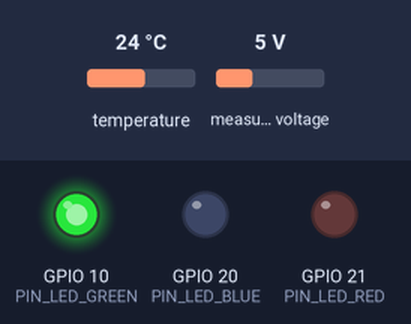
Simulated run of this program. Board: ESP32-C3. On the bench: output pins drawn as LEDs (lit = HIGH). Inputs (shaded band) come from the test bench; at power-on: temperature 24 °C, measured voltage 5 V. WiFi joins after 1.5 s; servers stay silent unless stated; a WiFi scan finds three made-up networks; the local clock reads 2024-03-15 10:24:30 at power-on unless the program sets it; no MQTT or app messages arrive unless stated; what the program prints to the serial monitor is not drawn.

Above: at 0.2 s.
At 0.7 s:
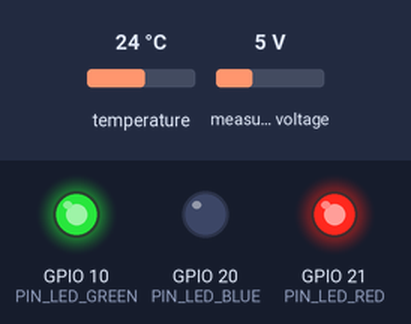
At 1.2 s:
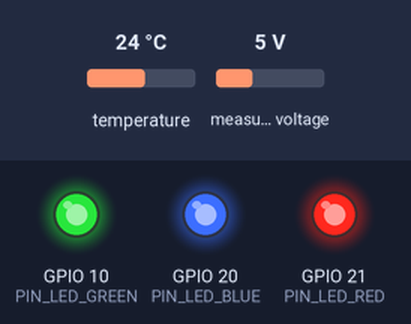
At 3.9 s:
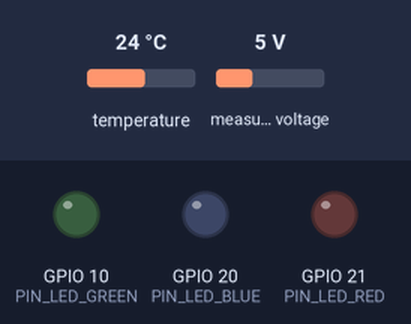
At 8.24 s:
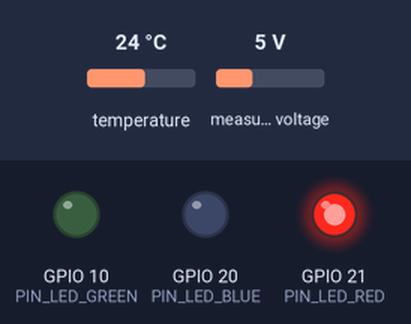
At 11.8 s:
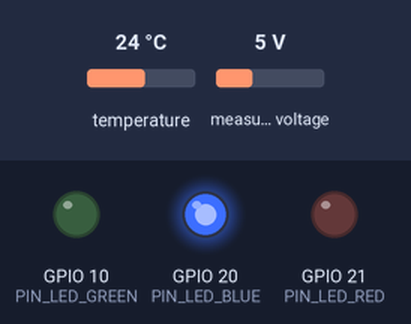
Timing chart, 0 to 38.1 s (numbered marks = the images above):
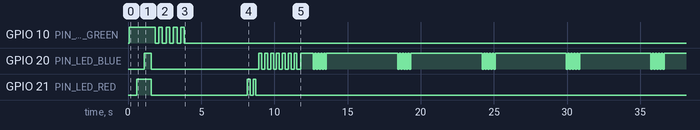

The program:

main.cpp
```cpp
#include <Arduino.h>
#include <ArduinoOTA.h>

#include "main.h"
#include <WiFi.h>
#include "config.h"
#include "led.h"
#include "mqtt_handler.h"
#include "temperature_sensor.h"
#include "battery_monitor.h"
#include "esp_sleep.h"


RTC_DATA_ATTR int bootCount = 0; // Retains count across deep sleep cycles

WiFiServer telnetServer(23);
WiFiClient telnetClient;

void connectToStrongestWiFi()
{
    String hostname = "ConnectedBrewery_" + String(DEVICE_ID);
    WiFi.setHostname(hostname.c_str());

    Serial.println("🔍 Scanning for WiFi networks...");
    led_blink("green", 5, 250, 250);
    int numNetworks = WiFi.scanNetworks();

    if (numNetworks == 0)
    {
        Serial.println("❌ No WiFi networks found!");
        led_off("green");
        led_on("red");
        led_blink("green", 3, 500, 500);
        return;
    }

    int bestNetworkIndex = -1;
    int bestRSSI = -100;  // Start with the lowest possible signal strength
    uint8_t bestBSSID[6]; // Store the BSSID of the strongest AP
    int bestChannel = 0;

    // Find the strongest network that matches our predefined SSID
    for (int i = 0; i < numNetworks; i++)
    {
        String detectedSSID = WiFi.SSID(i);
        int signalStrength = WiFi.RSSI(i);

        Serial.printf("📡 Found: %s (RSSI: %d dBm, Channel: %d)\n",
                      detectedSSID.c_str(), signalStrength, WiFi.channel(i));

        // Check if the detected network matches our predefined SSID
        if (detectedSSID == WIFI_SSID && signalStrength > bestRSSI)
        {
            bestRSSI = signalStrength;
            bestNetworkIndex = i;
            memcpy(bestBSSID, WiFi.BSSID(i), sizeof(bestBSSID));
            bestChannel = WiFi.channel(i);
        }
    }

    // Connect to the best available AP
    if (bestNetworkIndex != -1)
    {
        Serial.printf("✅ Connecting to strongest WiFi AP: %s (RSSI: %d dBm, Channel: %d)...\n",
                      WiFi.SSID(bestNetworkIndex).c_str(), bestRSSI, bestChannel);

        WiFi.begin(WIFI_SSID, WIFI_PASSWORD, bestChannel, bestBSSID, true);

        int attempt = 0;
        while (WiFi.status() != WL_CONNECTED && attempt < 15)
        { // Increase attempts to 15 for better stability
            delay(500);
            Serial.print(".");
            attempt++;
        }

        if (WiFi.status() == WL_CONNECTED)
        {
            Serial.println("\n✅ WiFi connected!");
            led_off("green");
            led_blink("green", 3, 100, 100);
            led_on("green");
            Serial.print("📡 IP Address: ");
            Serial.println(WiFi.localIP());

            Serial.print("🛰️ Connected BSSID: ");
            Serial.printf("%02X:%02X:%02X:%02X:%02X:%02X\n",
                          bestBSSID[0], bestBSSID[1], bestBSSID[2],
                          bestBSSID[3], bestBSSID[4], bestBSSID[5]);

            WiFi.setAutoReconnect(true); // Ensure it reconnects if disconnected
            WiFi.setSleep(false);        // Disable WiFi sleep for stable connection
        }
        else
        {
            Serial.println("\n❌ WiFi connection failed!");
            led_blink("red", 3, 100, 100);
            led_blink("red", 3, 250, 250);
            led_on("red");
        }
    }
    else
    {
        Serial.println("⚠️ No known strong network found. Using default WiFi credentials.");
        WiFi.begin(WIFI_SSID, WIFI_PASSWORD);
        led_blinking("red");
    }
}


void setup()
{

    Serial.begin(115200);
    delay(100);

    // Enabling Optional Features
#if ENABLE_LED
    pinMode(PIN_LED_RED, OUTPUT);
    pinMode(PIN_LED_GREEN, OUTPUT);
    pinMode(PIN_LED_BLUE, OUTPUT);
#endif

    led_on("green");
    delay(500);
    led_on("red");
    delay(500);
    led_on("blue");
    delay(500);
    leds_off();

#if ENABLE_BATTERY_MONITOR
    setupBatteryMonitor();
#endif

    // Connect to the strongest available WiFi
    connectToStrongestWiFi();

    // Enable OTA updates
    ArduinoOTA.setHostname(WiFi.getHostname());
    ArduinoOTA.begin();

    // Start Telnet server
    telnetServer.begin();
    telnetServer.setNoDelay(true);

    // Sync time using NTP
    setupTime();

    // Initialize MQTT
    mqttInit();

    // Initialize DS18B20 sensor
    setupTemperatureSensor();
}

RTC_DATA_ATTR bool in_dev_time = true;
unsigned long previousMillis = 0;

void loop()
{
    unsigned long currentMillis = millis();

    // Disable OTA/Telnet after INITIAL_DEV_TIME
    if (in_dev_time && currentMillis > INITIAL_DEV_TIME)
    {
        in_dev_time = false;
        leds_off();
        conbrew_logln("⏹️ DEV mode expired");

        telnetClient.stop();
        telnetServer.close();
        WiFi.disconnect(true);
    }

    // Accept Telnet client (only during dev window)
    if (in_dev_time && telnetServer.hasClient())
    {
        if (!telnetClient || !telnetClient.connected())
        {
            telnetClient = telnetServer.available();
        }
        else
        {
            WiFiClient rejectClient = telnetServer.available();
            rejectClient.stop();
        }
    }

    if (in_dev_time)
    {
        ArduinoOTA.handle();
    }

    mqttLoop();

#if ENABLE_LED
    led_loop();
#endif

    if (currentMillis - previousMillis >= 1000)
    {
        previousMillis = currentMillis;

        float brewTemp = readBrewTemperature();
        float ambientTemp = readAmbientTemperature();

        conbrew_log("📡 Brew Temperature: ");
        conbrew_log(String(brewTemp, 2));
        conbrew_logln(" °C");

        conbrew_log("📡 Ambient Temperature: ");
        conbrew_log(String(ambientTemp, 2));
        conbrew_logln(" °C");

        publishTemperature(brewTemp, ambientTemp);

        conbrew_logln("🛑 Waiting 2 seconds to ensure MQTT message is sent...");
        delay(2000);

        if (!in_dev_time && SLEEP_TIMER > 0)
        {
            Serial.println("💤 Going to sleep...");
            leds_off();
            esp_sleep_enable_timer_wakeup(SLEEP_TIMER * 1000ULL);
            esp_deep_sleep_start();
        }
        else
        {
            delay(2000); // Keep for debug cycles when sleep is off
        }
    }
}
```

battery_monitor.h
```cpp
#ifndef BATTERY_MONITOR_H
#define BATTERY_MONITOR_H

#if ENABLE_BATTERY_MONITOR
void setupBatteryMonitor();
#endif

float get_battery_status();

#endif
```

led.h
```cpp
#ifndef LED_H
#define LED_H

#include <Arduino.h>

void led_on(const String& color);
void led_off(const String& color);
void leds_off();
void led_blink(const String& color, int blink_amount, int ms_on, int ms_off);
void led_blinking(const String& color);
void led_loop(); // must be called from loop() if led_blinking is used

#endif
```

main.h
```cpp
#ifndef MAIN_H
#define MAIN_H

#include <WiFi.h>
#include <Arduino.h>

void setupTime();


// Extern for Telnet client defined in main.cpp
extern WiFiClient telnetClient;

// Generic log without newline
template <typename T>
void conbrew_log(const T &msg)
{
#if ENABLE_SERIAL
    Serial.print(msg);
#endif
    if (telnetClient && telnetClient.connected())
    {
        telnetClient.print(msg);
    }
}

// Generic log with newline
template <typename T>
void conbrew_logln(const T &msg)
{
#if ENABLE_SERIAL
    Serial.println(msg);
#endif
    if (telnetClient && telnetClient.connected())
    {
        telnetClient.println(msg);
    }
}

#endif
```

mqtt_handler.h
```cpp
#ifndef MQTT_HANDLER_H
#define MQTT_HANDLER_H

#include <Arduino.h>

void mqttInit();
void mqttLoop();
void publishTemperature(float brewTemp, float ambientTemp);
void reconnect();
#endif
```

temperature_sensor.h
```cpp
#ifndef TEMPERATURE_SENSOR_H
#define TEMPERATURE_SENSOR_H

#include <Arduino.h>

void setupTemperatureSensor();
float readBrewTemperature();
float readAmbientTemperature();
bool isSensorConnected();

#endif
```

battery_monitor.cpp
```cpp
#include "battery_monitor.h"
#include "config.h"

#if ENABLE_BATTERY_MONITOR

#include <Wire.h>
#include <Adafruit_INA219.h>

Adafruit_INA219 ina219;

void setupBatteryMonitor() {
    Wire.begin(PIN_BATTERY_SDA, PIN_BATTERY_SCL);
    ina219.begin();
}

// Estimate battery percentage based on voltage (18650 cell)
float estimateBatteryPercentage(float voltage) {
    if (voltage >= 4.5) return 110.0;
    if (voltage >= 4.2) return 100.0;
    if (voltage <= 3.5) return 1.0;
    if (voltage < 1.0) return 0.0;

    // Linear scale between 3.5V (empty) and 4.2V (full)
    return ((voltage - 3.5) / (4.2 - 3.5)) * 99.0 + 1.0;
}


float get_battery_status() {
    float busVoltage = ina219.getBusVoltage_V();
    return estimateBatteryPercentage(busVoltage);
}

#else

float get_battery_status() {
    return -1.0;  // null equivalent for float
}

#endif
```

led.cpp
```cpp
#include "led.h"
#include "config.h"

#if ENABLE_LED

namespace {
  unsigned long previousMillis = 0;
  bool ledState = false;
  String blinkingColor = "";
}

int getPinForColor(const String& color) {
  if (color == "red") return PIN_LED_RED;
  if (color == "green") return PIN_LED_GREEN;
  if (color == "blue") return PIN_LED_BLUE;
  return -1;
}

void led_on(const String& color) {
  int pin = getPinForColor(color);
  if (pin != -1) {
    blinkingColor = ""; // stop infinite blinking
    digitalWrite(pin, HIGH);
  }
}

void led_off(const String& color) {
  int pin = getPinForColor(color);
  if (pin != -1) {
    blinkingColor = ""; // stop infinite blinking
    digitalWrite(pin, LOW);
  }
}

void leds_off() {
  digitalWrite(PIN_LED_RED, LOW);
  digitalWrite(PIN_LED_GREEN, LOW);
  digitalWrite(PIN_LED_BLUE, LOW);
}

void led_blink(const String& color, int blink_amount, int ms_on, int ms_off) {
  int pin = getPinForColor(color);
  if (pin == -1) return;

  for (int i = 0; i < blink_amount; i++) {
    digitalWrite(pin, HIGH);
    delay(ms_on);
    digitalWrite(pin, LOW);
    delay(ms_off);
  }
}

void led_blinking(const String& color) {
  blinkingColor = color;
  previousMillis = millis();
}

void led_loop() {
  if (blinkingColor == "") return;

  int pin = getPinForColor(blinkingColor);
  if (pin == -1) return;

  unsigned long currentMillis = millis();
  if (currentMillis - previousMillis >= 500) {
    previousMillis = currentMillis;
    ledState = !ledState;
    digitalWrite(pin, ledState ? HIGH : LOW);
  }
}

#endif
```

mqtt_handler.cpp
```cpp
#include <WiFi.h>
#include <PubSubClient.h>
#include <time.h>
#include "config.h"
#include "mqtt_handler.h"
#include "temperature_sensor.h"
#include "led.h"
#include "battery_monitor.h"
#include "main.h"

// Global WiFi and MQTT client
WiFiClient espClient;
PubSubClient client(espClient);

// NTP time settings
const char *ntpServer = "pool.ntp.org";
const long gmtOffset_sec = 0;     // ADJUST in SECONDS! for our timezone -> e.g. +1h for CET = 3600
const int daylightOffset_sec = 0; // ADJUST in SECONDS! for our daylight saving time

// Function to get WiFi Signal Strength (RSSI)
int getWiFiRSSI()
{
    return WiFi.RSSI(); // Returns signal strength in dBm
    // -30 dBm: Amazing, -67 dBm: Very Good, -70 dBm: Okay, -80 dBm: Not Good, -90 dBm: Unusable
}

// Function to get formatted timestamp
String getFormattedTimestamp()
{
    time_t now;
    struct tm timeinfo;
    if (!getLocalTime(&timeinfo))
    {
        conbrew_logln("⚠️ Failed to obtain time. Using default 1970 timestamp.");
        return "1970-01-01 00:00:00";
    }

    char formattedTime[30];
    strftime(formattedTime, sizeof(formattedTime), "%Y-%m-%d %H:%M:%S", &timeinfo);
    return String(formattedTime);
}

// Initialize NTP - Network Time Protocoll
void setupTime()
{
    conbrew_logln("⏳ Syncing time via NTP...");
    configTime(gmtOffset_sec, daylightOffset_sec, ntpServer);
    delay(2000);
    conbrew_logln("✅ Time synchronized!");
}

// Function to handle MQTT reconnection
void reconnect()
{
    while (!client.connected())
    {
        conbrew_logln("🔄 Attempting MQTT connection...");
        led_blink("blue", 5, 200, 200);
        if (client.connect(DEVICE_ID))
        {
            conbrew_logln("✅ Connected to MQTT broker.");
            led_off("red");
            led_on("blue");
        }
        else
        {
            conbrew_log("❌ Connection failed, rc=");
            led_on("red");
            led_blink("blue", 5, 250, 250);
            Serial.print(client.state());
            conbrew_logln(" retrying in 5 seconds...");
            delay(5000);
        }
    }
}

// Initialize MQTT
void mqttInit()
{
    client.setServer(MQTT_BROKER, MQTT_PORT);
}

// Maintain MQTT connection
void mqttLoop()
{
    if (!client.connected())
    {
        led_blink("red", 2, 200, 200);
        led_blink("blue", 2, 200, 200);
        reconnect();
    }
    client.loop();
}

// Publish temperature data to MQTT with enhanced status
void publishTemperature(float brewTemp, float ambientTemp)
{
    conbrew_logln("🛠 DEBUG: Inside publishTemperature()");

    Serial.print("🚀 Sending Brew Temp: ");
    conbrew_logln(brewTemp);

    Serial.print("🚀 Sending Ambient Temp: ");
    conbrew_logln(ambientTemp);

    float batteryLevel = get_battery_status();

    char topic[128];
    snprintf(topic, sizeof(topic), "receive/%s/%s/%s",
             LOGIC_BREWERY_COMPONENT, DEVICE_TYPE, DEVICE_ID);

    String timestamp = getFormattedTimestamp();
    int wifiRSSI = getWiFiRSSI();

    // Construct JSON payload with "values" array
    char payload[512];
    snprintf(payload, sizeof(payload),
             "{\"timestamp\": \"%s\", \"values\": [{\"temp_ambient\": %s}, {\"temp_brew\": %s}], \"status\": {\"status_message\": \"%s\", \"battery_level\": %s, \"transmission_type\": \"%s\", \"RSSI\": %d}}",
             timestamp.c_str(),
             (ambientTemp == -127.00) ? "null" : String(ambientTemp, 2).c_str(),
             (brewTemp == -127.00) ? "null" : String(brewTemp, 2).c_str(),
             "OK", (batteryLevel < 0) ? "null" : String(batteryLevel, 1).c_str(),
             TRANSMISSION_TYPE, wifiRSSI);

    conbrew_log("📡 MQTT Payload: ");
    conbrew_logln(payload);

    if (client.publish(topic, payload))
    {
        conbrew_logln("✅ MQTT Publish Success!");
        led_off("blue");
        led_blink("blue", 5, 100, 100);
        led_on("blue");
    }
    else
    {
        conbrew_logln("❌ Failed to publish MQTT message.");
        led_blink("red", 5, 100, 100);
        led_blink("blue", 5, 100, 100);
    }
}
```

template_config.h
```cpp
// this is only a TEMPLATE FILE!
// Copy/Rename this file to config.h and edit the values to match your local setup

#ifndef CONFIG_H
#define CONFIG_H

// Wireless Transmission Type
#define FIRMWARE_VERSION         "1.2.0"
#define TRANSMISSION_TYPE        "wifi"
// Transmission Interval in Seconds
#define INTERVAL_LENGTH          10         // Interval between transmissions in sec


// IMPERIAL NOT YET WORKING
#define IMPERIAL_UNITS false                 // Set to true for °F, false for °C


// <--- W I F I   C O N F I G U R A T I O N --->
#define WIFI_SSID       "your-wifi-name"             // Replace with your SSID
#define WIFI_PASSWORD   "your-wifi-password"      // Replace with your WiFi password


// <--- D E E P   S L E E P   C O N F I G U R A T I O N --->
#define SLEEP_TIMER       2500            // sleep for x ms; set to 0 to disable deep sleep


// <--- U P D A T E   &   M O N I T O R I N G   C O N F I G U R A T I O N --->
#define TELNET_PORT              23              // Telnet port for OTA updates
#define INITIAL_DEV_TIME         120000         // Initial time to wait for OTA updates and host Telnet Server in ms


// <--- M Q T T   S E T U P   &   S T R U C T U R E --->
#define MQTT_BROKER              "192.168.0.xxx"     // Replace with your broker IP/hostname
#define MQTT_PORT                1883               // Default MQTT port; change if needed

#define LOGIC_BREWERY_COMPONENT  "all_in_one_unit"
#define DEVICE_TYPE              "thermometer"
#define DEVICE_ID                "A1B2C3"           // Replace wit h your device ID; Reocmmended: Random 6-digit hex


// =================================================================
//          EVERYTHING BELOW THIS LINE IS OPTIONAL
// =================================================================

// <--- F E A T U R E   T O G G L E S --->
#define ENABLE_LED              true    // set to false to disable features
#define ENABLE_BATTERY_MONITOR  true
#define ENABLE_CAN_MODULE       true


// <--- G P I O   P I N    A L L O C A T I O N --->
#define PIN_LED_RED            21
#define PIN_LED_GREEN          10
#define PIN_LED_BLUE           20

#define PIN_BATTERY_SDA        8
#define PIN_BATTERY_SCL        9

#define PIN_CAN_RX             1
#define PIN_CAN_TX             0


#endif
```

Source omitted: temperature_sensor.cpp (4651 bytes)

Measured:
- by itself, GPIO 20 (PIN_LED_BLUE): HIGH → LOW at 1.6 s, → HIGH 7.3 s later, → LOW 0.20 s later, → HIGH 0.20 s later, … (66 changes in this stretch)
- by itself, GPIO 21 (PIN_LED_RED): goes LOW 6.5 s, HIGH 0.20 s, LOW 0.20 s, HIGH 0.20 s, then LOW
